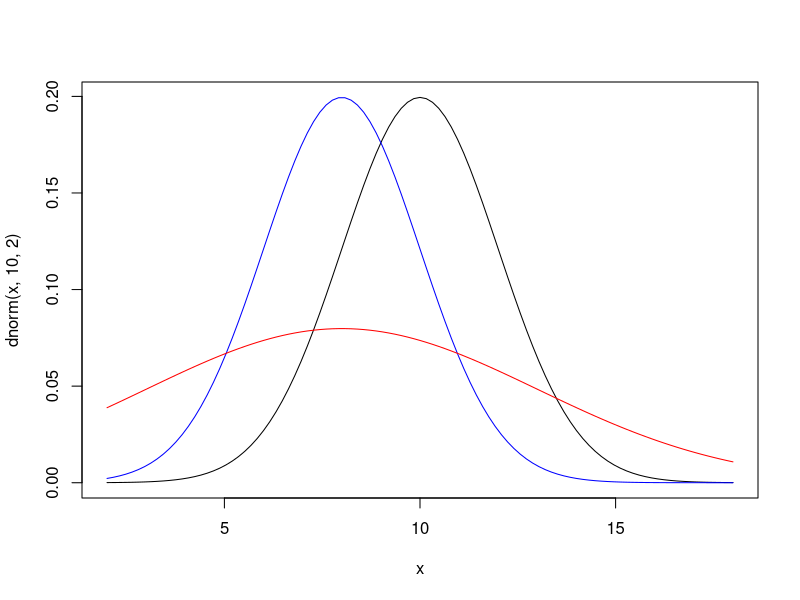
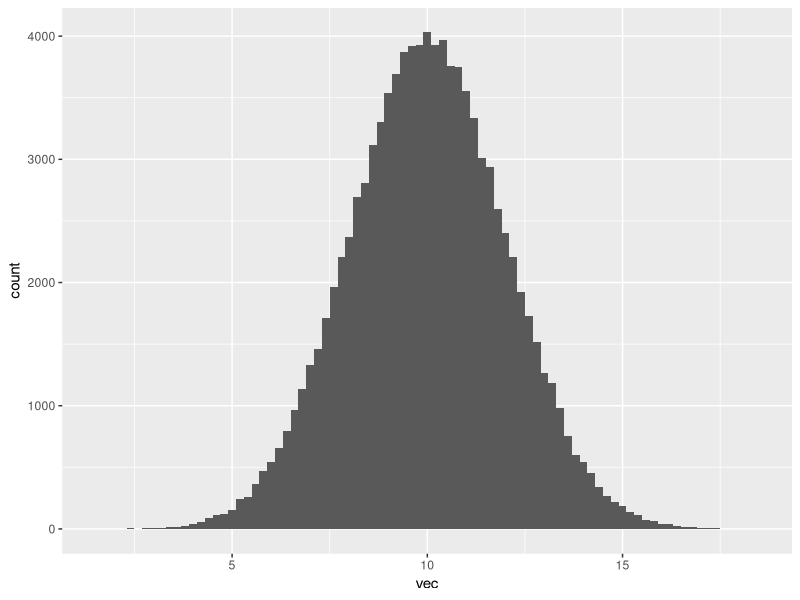
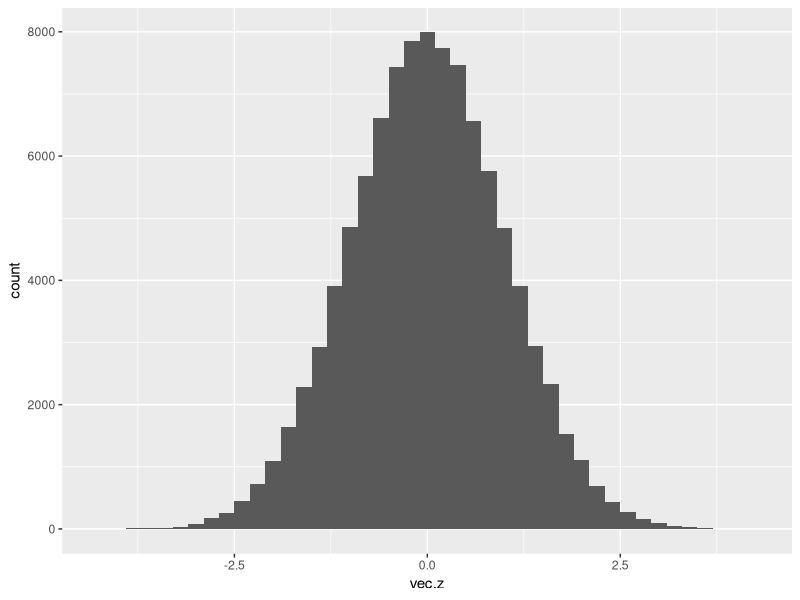
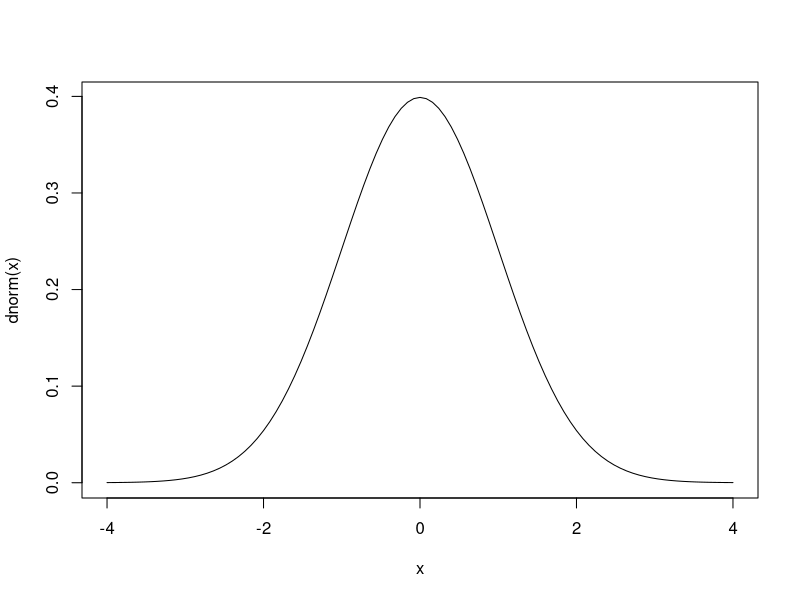
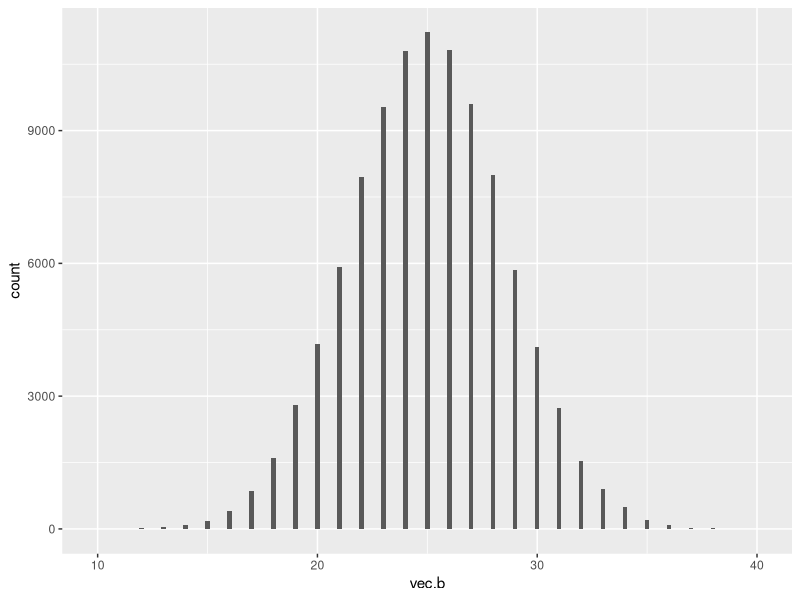

Write the R code that produced these figures, in order.
# X ~ Normal(10, 4), that is EX=10, Var X  = 4, SD X = 2
# F(8) = P(X <= 8)
pnorm(q = 8, mean = 10, sd = 2)
pnorm(8, 10, 2)
# The function pnorm represent the CDF


curve(dnorm(x, 10, 2), from = 2, to = 18)
curve(dnorm(x, 8, 2), add = T, col="blue")
curve(dnorm(x, 8, 5), add = T, col="red")

# The dnorm represents
# the value of the PDF (the location of the y-axis value)
# f(8) is given by
dnorm(8, 10, 2)

# When you are finding areas, always use pnorm
# P(4 < X <= 8) = P(X<=8) - P(X<= 4) = F(8) - F(4)
pnorm(8, 10, 2) - pnorm(4, 10, 2)

# P(X >= 3) = 1 - P(X<3) = 1 - P(X <= 3) 1- F(3)
1 - pnorm(3, 10, 2)





# P(6 < X < 8)

## Random generation

vec = rnorm(10^5, 10, 2)
vec
df1 = data.frame(vec)
library(ggplot2)
ggplot(data = df1, mapping = aes(x = vec) )+geom_histogram(binwidth = 0.2)

# Back to X~Normal(10, 4)
pnorm(8, 10 ,2) # The theoretical probability
# logical operators
mean(vec <= 8) # An estimated probability (the proportion in the sample)



# Standardized values
vec.z = (vec - 10)/2
ggplot()+geom_histogram(mapping = aes(x = vec.z), binwidth = 0.2)

# Standard Normal
# Z ~ Normal(0,1)
curve(dnorm(x), from = -4, to = 4)

# P(-1 < Z < 1)
pnorm(1) - pnorm(-1)
# P(-2 < Z < 2)
pnorm(2) - pnorm(-2)
pnorm(3) - pnorm(-3)

# P(Z > 3) = 1 - P(Z <= 3) = 1 - F(3)
1 - pnorm(3)



## Random generation for binomial
# B-day party example
# Y ~ binomial(50, 0.8)
vec.b = rbinom(10^5, 50, 0.5)
df2 = data.frame(vec.b)
ggplot(data = df2, mapping = aes(x = vec.b) )+geom_histogram(binwidth = 0.2)


